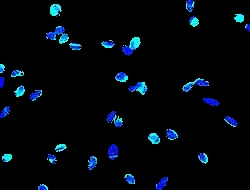
#> input picture data/image_processing/src2/cosmobio_rgb1-unsharp-mask1-filtering.jpg, 250 x 190 px, found by its file name
$ python hist3d.py
#> lines starting #> are read from the running program, lines starting #| are printed output that depends on the picture
#############
# hist3d.py #
#############

import matplotlib.pyplot as plt
import numpy as np
import cv2
from mpl_toolkits.mplot3d import Axes3D
import matplotlib.cm as cm

image = cv2.imread("../data/image_processing/src2/cosmobio_rgb1-unsharp-mask1-filtering.jpg", 0)
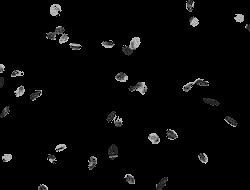
#> image: shape (190, 250); min 0, max 210, mean 6.5
height, width = image.shape[:2]
#> height = 190; width = 250

x = np.linspace(0, width-1, width)
#> x = 250 values from 0 to 249
y = np.linspace(0, height-1, height)
#> y = 190 values from 0 to 189
x , y = np.meshgrid(x, y)

z = image[y.astype(np.int32), x.astype(np.int32)]

fig = plt.figure()
ax = fig.add_subplot(111, projection='3d')
ax.scatter3D(np.ravel(x), np.ravel(y), np.ravel(z), s=10, marker='.')
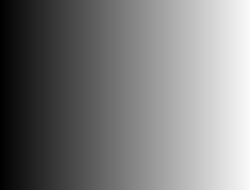
#> x: shape (190, 250) float64; min 0, max 249, mean 124.5
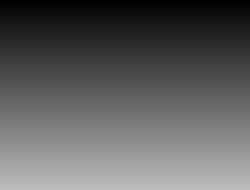
#> y: shape (190, 250) float64; min 0, max 189, mean 94.5
ax.set_title("hist3d")
plt.savefig("../data/image_processing/src2/cosmobio_rgb1-unsharp-mask1-filtering-hist3d.png")
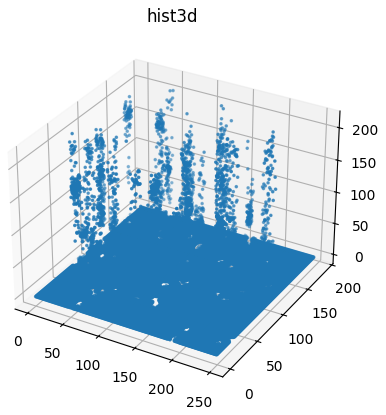
#> figure drawn by matplotlib, 1 panel
plt.show()
